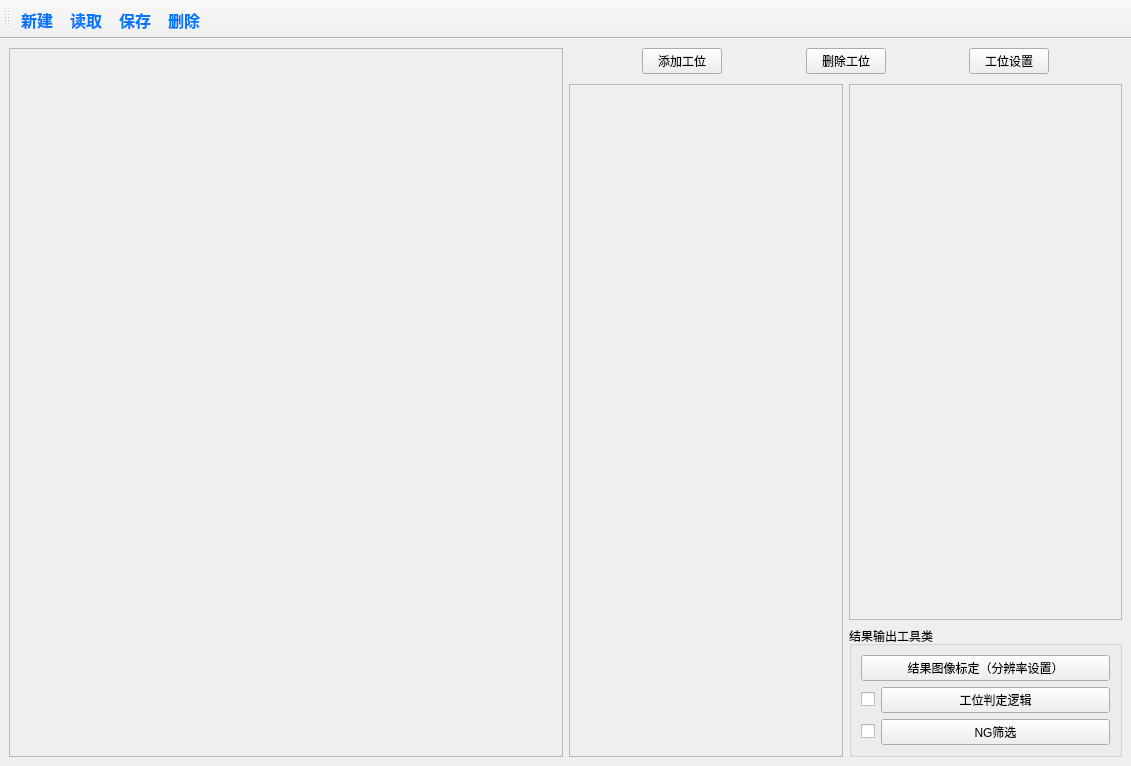
<?xml version="1.0" encoding="UTF-8"?>
<ui version="4.0">
 <class>Cfhs_ProgramConfig</class>
 <widget class="QMainWindow" name="Cfhs_ProgramConfig">
  <property name="geometry">
   <rect>
    <x>0</x>
    <y>0</y>
    <width>1131</width>
    <height>766</height>
   </rect>
  </property>
  <property name="windowTitle">
   <string>产品方案配置</string>
  </property>
  <widget class="QWidget" name="centralwidget">
   <layout class="QHBoxLayout" name="horizontalLayout_3" stretch="1,1">
    <item>
     <widget class="Cfhs_Frame" name="windowFrame">
      <property name="frameShape">
       <enum>QFrame::StyledPanel</enum>
      </property>
      <property name="frameShadow">
       <enum>QFrame::Raised</enum>
      </property>
     </widget>
    </item>
    <item>
     <layout class="QVBoxLayout" name="verticalLayout_2">
      <property name="spacing">
       <number>10</number>
      </property>
      <item>
       <layout class="QHBoxLayout" name="horizontalLayout_2">
        <item>
         <spacer name="horizontalSpacer">
          <property name="orientation">
           <enum>Qt::Horizontal</enum>
          </property>
          <property name="sizeHint" stdset="0">
           <size>
            <width>40</width>
            <height>20</height>
           </size>
          </property>
         </spacer>
        </item>
        <item>
         <widget class="QPushButton" name="stationAddPushButton">
          <property name="text">
           <string>添加工位</string>
          </property>
         </widget>
        </item>
        <item>
         <spacer name="horizontalSpacer_2">
          <property name="orientation">
           <enum>Qt::Horizontal</enum>
          </property>
          <property name="sizeHint" stdset="0">
           <size>
            <width>40</width>
            <height>20</height>
           </size>
          </property>
         </spacer>
        </item>
        <item>
         <widget class="QPushButton" name="stationDelPushButton">
          <property name="text">
           <string>删除工位</string>
          </property>
         </widget>
        </item>
        <item>
         <spacer name="horizontalSpacer_3">
          <property name="orientation">
           <enum>Qt::Horizontal</enum>
          </property>
          <property name="sizeHint" stdset="0">
           <size>
            <width>40</width>
            <height>20</height>
           </size>
          </property>
         </spacer>
        </item>
        <item>
         <widget class="QPushButton" name="stationSetPushButton">
          <property name="text">
           <string>工位设置</string>
          </property>
         </widget>
        </item>
        <item>
         <spacer name="horizontalSpacer_4">
          <property name="orientation">
           <enum>Qt::Horizontal</enum>
          </property>
          <property name="sizeHint" stdset="0">
           <size>
            <width>40</width>
            <height>20</height>
           </size>
          </property>
         </spacer>
        </item>
       </layout>
      </item>
      <item>
       <layout class="QHBoxLayout" name="horizontalLayout" stretch="1,1">
        <property name="spacing">
         <number>6</number>
        </property>
        <item>
         <widget class="Cfhs_Frame" name="toolFrame">
          <property name="frameShape">
           <enum>QFrame::StyledPanel</enum>
          </property>
          <property name="frameShadow">
           <enum>QFrame::Raised</enum>
          </property>
         </widget>
        </item>
        <item>
         <layout class="QVBoxLayout" name="verticalLayout" stretch="1,0">
          <item>
           <widget class="Cfhs_Frame" name="processFrame">
            <property name="frameShape">
             <enum>QFrame::StyledPanel</enum>
            </property>
            <property name="frameShadow">
             <enum>QFrame::Raised</enum>
            </property>
           </widget>
          </item>
          <item>
           <widget class="QGroupBox" name="outputGroupBox">
            <property name="title">
             <string>结果输出工具类</string>
            </property>
            <layout class="QVBoxLayout" name="verticalLayout_4">
             <property name="spacing">
              <number>6</number>
             </property>
             <item>
              <widget class="QPushButton" name="resloutionSetPushButton">
               <property name="text">
                <string>结果图像标定（分辨率设置）</string>
               </property>
              </widget>
             </item>
             <item>
              <layout class="QHBoxLayout" name="horizontalLayout_6" stretch="0,1">
               <item>
                <widget class="QCheckBox" name="stationsJudgeCheckBox"/>
               </item>
               <item>
                <widget class="QPushButton" name="stationJudgePushButton">
                 <property name="text">
                  <string>工位判定逻辑</string>
                 </property>
                </widget>
               </item>
              </layout>
             </item>
             <item>
              <layout class="QHBoxLayout" name="horizontalLayout_7" stretch="0,1">
               <item>
                <widget class="QCheckBox" name="ngFilterCheckBox"/>
               </item>
               <item>
                <widget class="QPushButton" name="ngFilterPushButton">
                 <property name="text">
                  <string>NG筛选</string>
                 </property>
                </widget>
               </item>
              </layout>
             </item>
            </layout>
           </widget>
          </item>
         </layout>
        </item>
       </layout>
      </item>
     </layout>
    </item>
   </layout>
  </widget>
  <widget class="QToolBar" name="toolBar">
   <property name="windowTitle">
    <string>toolBar</string>
   </property>
   <property name="styleSheet">
    <string notr="true">font-size:16px;
font-family:Mircosoft Yahei;
font-weight:bold;
color:#0077FF;
</string>
   </property>
   <property name="iconSize">
    <size>
     <width>32</width>
     <height>32</height>
    </size>
   </property>
   <property name="toolButtonStyle">
    <enum>Qt::ToolButtonTextBesideIcon</enum>
   </property>
   <attribute name="toolBarArea">
    <enum>TopToolBarArea</enum>
   </attribute>
   <attribute name="toolBarBreak">
    <bool>false</bool>
   </attribute>
   <addaction name="newProgramAction"/>
   <addaction name="readProgramAction"/>
   <addaction name="saveProgramAction"/>
   <addaction name="deleteProgramAction"/>
  </widget>
  <action name="newProgramAction">
   <property name="icon">
    <iconset resource="../Resource/resource.qrc">
     <normaloff>:/new_file_normal.png</normaloff>:/new_file_normal.png</iconset>
   </property>
   <property name="text">
    <string>新建</string>
   </property>
  </action>
  <action name="readProgramAction">
   <property name="icon">
    <iconset resource="../Resource/resource.qrc">
     <normaloff>:/read_file_normal.png</normaloff>:/read_file_normal.png</iconset>
   </property>
   <property name="text">
    <string>读取</string>
   </property>
  </action>
  <action name="saveProgramAction">
   <property name="icon">
    <iconset resource="../Resource/resource.qrc">
     <normaloff>:/save_file_normal.png</normaloff>:/save_file_normal.png</iconset>
   </property>
   <property name="text">
    <string>保存</string>
   </property>
  </action>
  <action name="deleteProgramAction">
   <property name="icon">
    <iconset resource="../Resource/resource.qrc">
     <normaloff>:/delete_file_normal.png</normaloff>:/delete_file_normal.png</iconset>
   </property>
   <property name="text">
    <string>删除</string>
   </property>
  </action>
 </widget>
 <customwidgets>
  <customwidget>
   <class>Cfhs_Frame</class>
   <extends>QFrame</extends>
   <header location="global">cfhs_frame.h</header>
   <container>1</container>
  </customwidget>
 </customwidgets>
 <resources>
  <include location="../Resource/resource.qrc"/>
 </resources>
 <connections/>
</ui>
